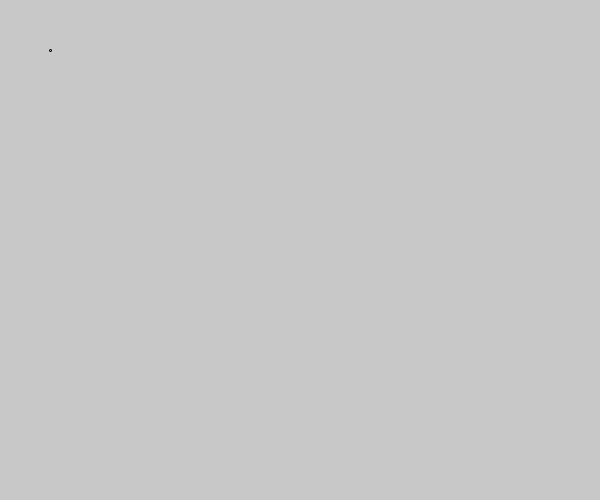
Frame 1 (no input)
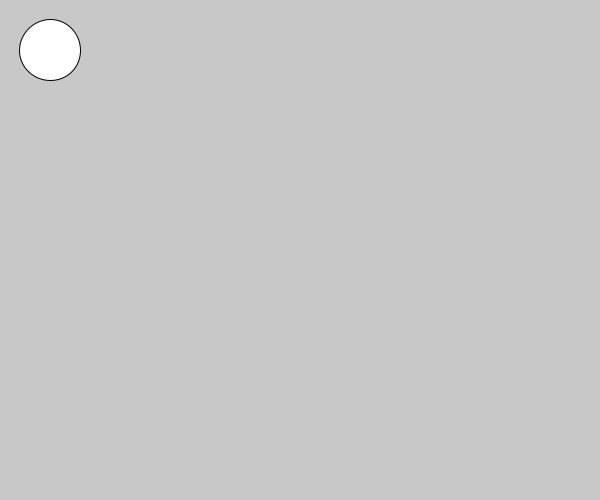
Frame 60 (the mouse pressed at the canvas centre just before this capture)
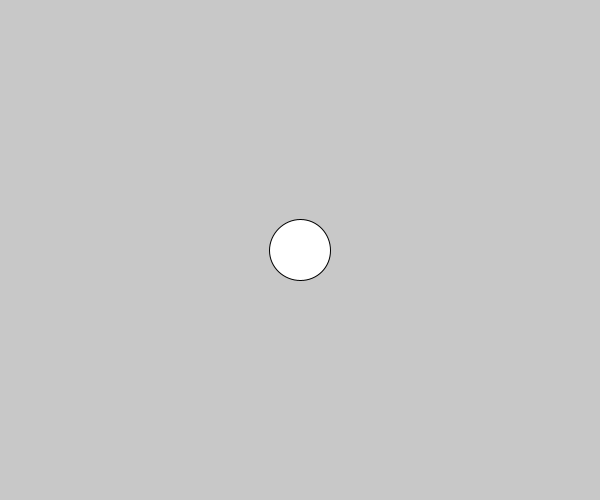
Frame 120 (the mouse held since frame 60 and released just before this capture)

The Processing sketch that drew these frames (run headless with seeded random() and noise(); from frame 60 on, the mouse is pressed at the canvas centre):

// Processing sketch: ejercicio_5
// ── ejercicio_5.pde
//ejercicio 5
int posY =50;
int posX =50;
int ancho =1;
int alto =1;

void setup(){
  size(600,500);
  
}

void draw(){
  background(200);
  alto ++;
  ancho ++;
  ellipse (posX,posY,alto,ancho);
  
}

void mousePressed(){
  background(200);
  posY =mouseY;
  posX =mouseX;
  ancho =1;
  alto =1;
}
